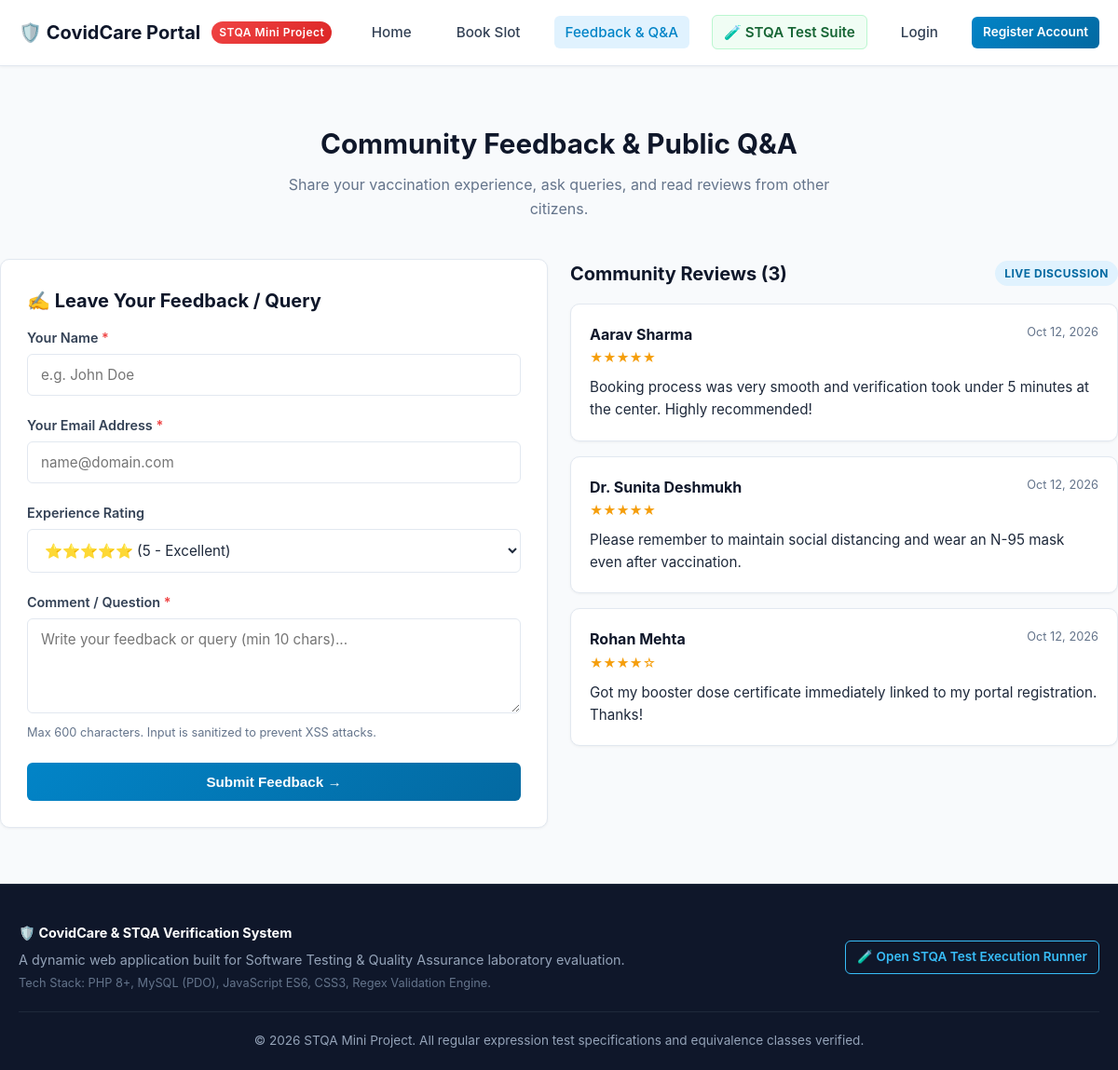
The page /comments.php on the database its author committed.
### tables this page shows
CREATE TABLE IF NOT EXISTS `comments` (
    `id` INT AUTO_INCREMENT PRIMARY KEY,
    `user_id` INT NULL,
    `author_name` VARCHAR(100) NOT NULL,
    `author_email` VARCHAR(120) NOT NULL,
    `message` TEXT NOT NULL,
    `rating` TINYINT DEFAULT 5,
    `status` ENUM('approved', 'pending') DEFAULT 'approved',
    `created_at` TIMESTAMP DEFAULT CURRENT_TIMESTAMP,
    CONSTRAINT `fk_comments_user` FOREIGN KEY (`user_id`) REFERENCES `users`(`id`) ON DELETE SET NULL
);

### config/db.php (called while the page is built, shortened)
<?php
function isLoggedIn() {
    return isset($_SESSION['user_id']) && !empty($_SESSION['user_id']);
}
function getCurrentUser() {
    if (!isLoggedIn()) {
        return null;
    }
    return [
        'id'        => $_SESSION['user_id'],
        'name'      => $_SESSION['user_name'] ?? 'User',
        'email'     => $_SESSION['user_email'] ?? '',
        'role'      => $_SESSION['user_role'] ?? 'user'
    ];
}
?>

### comments.php (the view, shortened to what this page needs)
<?php
require_once __DIR__ . '/includes/header.php';
$logged_user = getCurrentUser();
$db = getDB();
$errors = [];
$form_name = $logged_user ? $logged_user['name'] : '';
$form_email = $logged_user ? $logged_user['email'] : '';
$form_message = '';
$form_rating = 5;
$comments = [];
if ($db) {
    try {
        $stmt = $db->query("SELECT * FROM comments WHERE status = 'approved' ORDER BY created_at DESC");
        $comments = $stmt->fetchAll();
    } catch (Exception $e) {
    }
}
?>
<div class="container section">
    <div class="section-header">
        <h1 class="section-title">Community Feedback & Public Q&A</h1>
        <p class="section-desc">Share your vaccination experience, ask queries, and read reviews from other citizens.</p>
    </div>
    <div class="grid-2">
        <div class="card">
            <h2 class="card-title">✍️ Leave Your Feedback / Query</h2>
            <form action="comments.php" method="POST" data-stqa-validate novalidate>
                <div class="form-group">
                    <label class="form-label" for="author_name">Your Name <span class="req">*</span></label>
                    <input type="text" id="author_name" name="author_name"
                           class="form-control <?php echo isset($errors['name']) ? 'is-invalid' : ''; ?>"
                           placeholder="e.g. John Doe"
                           value="<?php echo htmlspecialchars($form_name); ?>"
                           data-validate="name" required>
                </div>
                <div class="form-group">
                    <label class="form-label" for="author_email">Your Email Address <span class="req">*</span></label>
                    <input type="email" id="author_email" name="author_email"
                           class="form-control <?php echo isset($errors['email']) ? 'is-invalid' : ''; ?>"
                           placeholder="name@domain.com"
                           value="<?php echo htmlspecialchars($form_email); ?>"
                           data-validate="email" required>
                </div>
                <div class="form-group">
                    <label class="form-label" for="rating">Experience Rating</label>
                    <select id="rating" name="rating" class="form-control">
                        <option value="5" <?php echo ($form_rating == 5) ? 'selected' : ''; ?>>⭐⭐⭐⭐⭐ (5 - Excellent)</option>
                    </select>
                </div>
                <div class="form-group">
                    <label class="form-label" for="message">Comment / Question <span class="req">*</span></label>
                    <textarea id="message" name="message" rows="4"
                              class="form-control <?php echo isset($errors['message']) ? 'is-invalid' : ''; ?>"
                              placeholder="Write your feedback or query (min 10 chars)..." required><?php echo htmlspecialchars($form_message); ?></textarea>
                    <small class="form-help">Max 600 characters. Input is sanitized to prevent XSS attacks.</small>
                </div>
                <button type="submit" class="btn btn-primary" style="width: 100%; padding: 12px;">
                    Submit Feedback &rarr;
                </button>
            </form>
        </div>
        <div>
            <div style="display: flex; justify-content: space-between; align-items: center; margin-bottom: 16px;">
                <h2 style="font-size: 1.25rem; font-weight: 700; color: var(--dark);">Community Reviews (<?php echo count($comments); ?>)</h2>
                <span class="badge badge-confirmed">Live Discussion</span>
            </div>
            <div style="display: flex; flex-direction: column; gap: 16px;">
                <?php foreach ($comments as $item): ?>
                    <div class="card" style="padding: 20px;">
                        <div style="display: flex; justify-content: space-between; align-items: flex-start; margin-bottom: 8px;">
                            <div>
                                <strong style="color: var(--dark); font-size: 1rem;"><?php echo htmlspecialchars($item['author_name']); ?></strong>
                                <div style="color: #f59e0b; font-size: 0.85rem; margin-top: 2px;">
                                    <?php echo str_repeat('★', (int)($item['rating'] ?? 5)); ?><?php echo str_repeat('☆', 5 - (int)($item['rating'] ?? 5)); ?>
                                </div>
                            </div>
                            <span style="font-size: 0.8rem; color: var(--text-muted);">
                                <?php echo date('M d, Y', strtotime($item['created_at'])); ?>
                            </span>
                        </div>
                        <p style="font-size: 0.95rem; color: var(--text-main); margin-top: 6px;">
                            <?php echo nl2br(htmlspecialchars($item['message'])); ?>
                        </p>
                    </div>
                <?php endforeach; ?>
            </div>
        </div>
    </div>
</div>
<?php require_once __DIR__ . '/includes/footer.php'; ?>

### assets/css/style.css (style rules this page uses)
:root { --primary: #0284c7; --primary-dark: #0369a1; --primary-light: #e0f2fe; --secondary: #0d9488; --accent: #ef4444; --dark: #0f172a; --dark-muted: #334155; --light-bg: #f8fafc; --card-bg: #ffffff; --border-color: #e2e8f0; --text-main: #1e293b; --text-muted: #64748b; --success: #10b981; --warning: #f59e0b; --danger: #ef4444; --shadow-sm: 0 1px 3px rgba(0, 0, 0, 0.05); --shadow-md: 0 4px 6px -1px rgba(0, 0, 0, 0.08), 0 2px 4px -2px rgba(0, 0, 0, 0.05); --shadow-lg: 0 10px 15px -3px rgba(0, 0, 0, 0.1), 0 4px 6px -4px rgba(0, 0, 0, 0.05); --radius-sm: 6px; --radius-md: 10px; --radius-lg: 16px; --font-family: -apple-system, BlinkMacSystemFont, 'Segoe UI', Roboto, Helvetica, Arial, sans-serif; }
* { box-sizing: border-box; margin: 0; padding: 0; }
body { font-family: var(--font-family); background-color: var(--light-bg); color: var(--text-main); line-height: 1.6; display: flex; flex-direction: column; min-height: 100vh; }
.container { width: 100%; max-width: 1200px; margin: 0 auto; padding: 0 20px; }
.btn { display: inline-flex; align-items: center; justify-content: center; gap: 8px; padding: 10px 20px; font-size: 0.95rem; font-weight: 600; border-radius: var(--radius-sm); border: none; cursor: pointer; transition: all 0.2s ease; text-decoration: none; }
.btn-primary { background: linear-gradient(135deg, var(--primary), var(--primary-dark)); color: white; }
.section { padding: 60px 0; }
.section-header { text-align: center; margin-bottom: 40px; }
.section-title { font-size: 1.85rem; font-weight: 700; color: var(--dark); margin-bottom: 8px; }
.section-desc { font-size: 1rem; color: var(--text-muted); max-width: 600px; margin: 0 auto; }
.grid-2 { display: grid; grid-template-columns: repeat(auto-fit, minmax(400px, 1fr)); gap: 24px; }
.card { background: var(--card-bg); border: 1px solid var(--border-color); border-radius: var(--radius-md); padding: 28px; box-shadow: var(--shadow-sm); transition: box-shadow 0.2s ease; }
.card-title { font-size: 1.25rem; font-weight: 700; color: var(--dark); margin-bottom: 12px; display: flex; align-items: center; gap: 10px; }
.form-group { margin-bottom: 20px; position: relative; }
.form-label { display: block; font-weight: 600; font-size: 0.9rem; color: var(--dark-muted); margin-bottom: 6px; }
.form-label .req { color: var(--danger); }
.form-control { width: 100%; padding: 12px 14px; font-size: 0.95rem; border: 1.5px solid var(--border-color); border-radius: var(--radius-sm); background-color: #fff; color: var(--text-main); transition: all 0.2s ease; outline: none; font-family: inherit; }
.form-help { font-size: 0.8rem; color: var(--text-muted); margin-top: 4px; }
.badge { display: inline-block; padding: 4px 10px; font-size: 0.75rem; font-weight: 700; border-radius: 9999px; text-transform: uppercase; letter-spacing: 0.5px; }
.badge-confirmed { background: #e0f2fe; color: #0369a1; }

### rows shown on the page
comments: author_name "Aarav Sharma", rating "★★★★★", created_at "Oct 12, 2026", message "Booking process was very smooth and verification took under 5 minutes at the center. Highly recommended!"
comments: author_name "Dr. Sunita Deshmukh", rating "★★★★★", created_at "Oct 12, 2026", message "Please remember to maintain social distancing and wear an N-95 mask even after vaccination."
comments: author_name "Rohan Mehta", rating "★★★★", rating "☆", created_at "Oct 12, 2026", message "Got my booster dose certificate immediately linked to my portal registration. Thanks!"

### other values the page prints
count($comments) "3"
